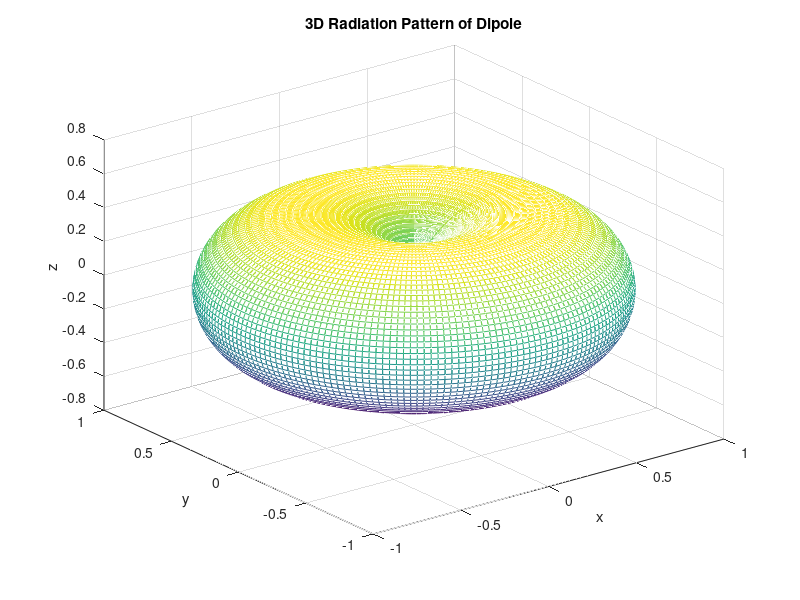

Write the MATLAB code that produced this figure. (Note: this script raises an error after producing the figure.)
%date:2020.2.13     Email:3126169332@qq.com 
%半波偶极子的辐射仿真
%本实验主要是为了展现偶极子的辐射特点，很多的参数设定偶尽量简单，取值简洁
theta0=linspace(0,2*pi,100);
phi0=linspace(0,2*pi,200);
[theta,phi]=meshgrid(theta0,phi0);
% F_3D=sin(theta);%三维方向图函数，电基本振子方向图
F_3D=cos(0.5*pi*cos(theta))./sin(theta);%三维方向图函数，半波偶极子方向图
[x,y,z]=sph2cart(phi,0.5*pi-theta,F_3D);
figure(1);%三维方向图绘制
mesh(x,y,z);
xlabel('x');ylabel('y');zlabel('z');
title('3D Radiation Pattern of Dipole');

figure(2);%二维方向图绘制
F_2D=cos(0.5*pi*cos(theta0))./sin(theta0);%2维方向图函数，半波偶极子方向图
polarplot(theta0,abs(F_2D));%极坐标形式方向图
title('2D Radiation Pattern of Dipole');
pax=gca;
pax.ThetaDir = 'clockwise';		   % 按顺时针方式递增
pax.ThetaZeroLocation = 'top';     % 将0度放在顶部  

figure(3);%上面的两张图汇总在一起
subplot(121)
mesh(x,y,z);
xlabel('x');ylabel('y');zlabel('z');
title('3D Radiation Pattern of Dipole');

subplot(122);
polarplot(theta0,abs(F_2D));%极坐标形式方向图
title('2D Radiation Pattern of Dipole');
pax=gca;
pax.ThetaDir = 'clockwise';		   % 按顺时针方式递增
pax.ThetaZeroLocation = 'top';     % 将0度放在顶部  



